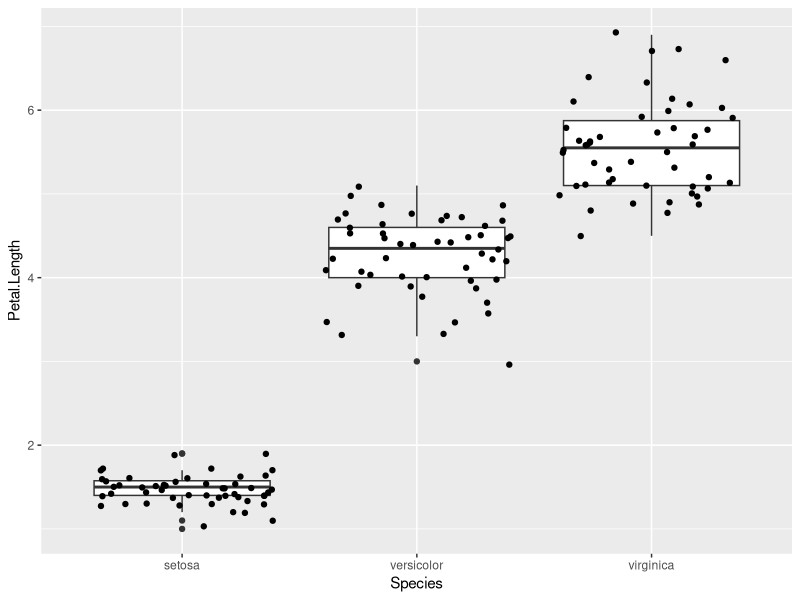

This figure's R source: (Note: this script raises an error after producing the figure.)
library(dplyr)
library(ggplot2)
library(readr)
gg<-iris%>% 
  ggplot(aes(Species, Petal.Length))+ 
  geom_boxplot()+ 
  geom_jitter()
ggsave("r_files/output/test2.jpg", plot=gg, width=2000, height=1200, units="px")

iris%>%
  select(Species, Petal.Length)%>%
  write_csv("r_files/output/test.csv")